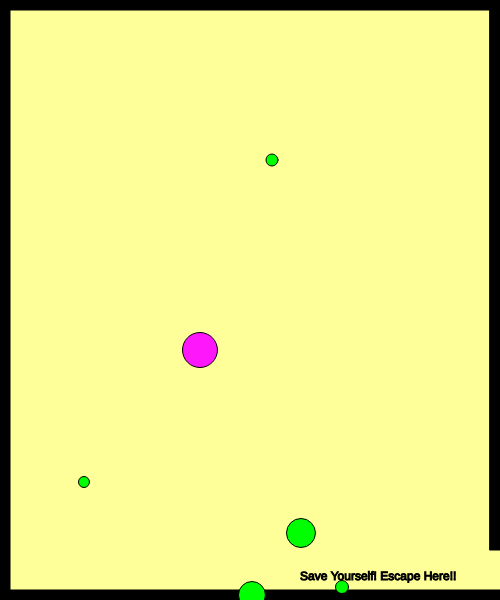
Frame 1 (no input)
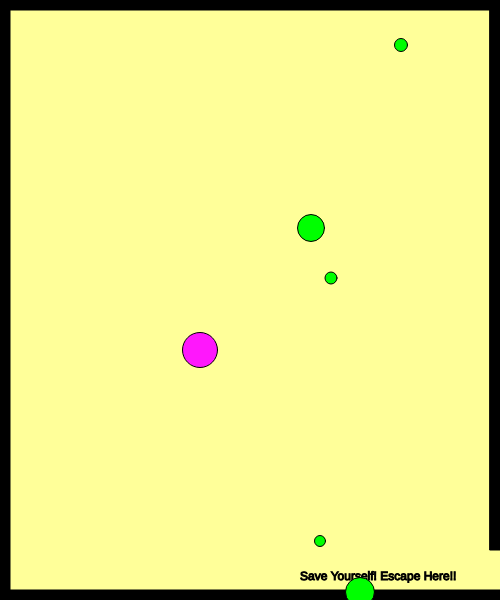
Frame 60 (no input)
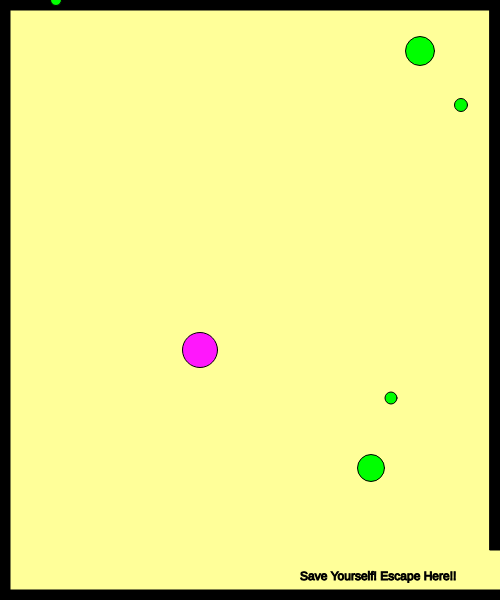
Frame 120 (the mouse pressed at the canvas centre since frame 60)

The p5.js sketch that drew these frames (run headless with seeded random() and noise() and a simulated clock; from frame 60 on, the mouse is pressed at the canvas centre):

// p5.js sketch
// ── sketch.js
// x and y for player
var playerX = 90;
var playerY = 90;

// Defining key codes
var w = 87;
var s = 83;
var a = 65;
var d = 68;

// x and y Array code for obstacles
var obstacleXs = [];
var obstacleYs = [];
var diameters = [];

var obstacleXSpeeds = [];
var obstacleYSpeeds = [];

// Control the number of obstacles
var numObstacles = 5;

function setup() {
    createCanvas(500, 600);
    createPlayer(200, 350);
    // Initialize obstacles directly
    for (var i = 0; i < numObstacles; i++) {
        obstacleXSpeeds[i] = Math.floor(Math.random() * (Math.floor(Math.random() * 5)) + 1);
        obstacleYSpeeds[i] = Math.floor(Math.random() * (Math.floor(Math.random() * 5)) + 1);
        obstacleXs[i] = getRandomNumber(500);
        obstacleYs[i] = getRandomNumber(600);
        diameters[i] = getRandomNumber(30);
    }
}

function draw() {
    background(255, 255, 153);
    stroke(0);
    fill(0);

    // call createBorders function
    createBorders(10);

    // Escape message
    textSize(12);
    text("Save Yourself! Escape Here!!", width - 200, height - 20);

    // call drawPlayer function
    drawPlayer();
    playerMovement();

    // call moveObstacles function
    moveObstacles();

    // call drawObstacles function
    drawObstacles();

    // check to see if the player has left the exit
    if (playerX > width && playerY > width - 50) {
        fill(0);
        stroke(5);
        textSize(26);
        text("You Win!", width / 2 - 50, height / 2 - 50);
    }
}

function playerMovement() {
    // W, S, A, and D key movements
    if (keyIsDown(w)) {
        playerY -= 10;
    }
    if (keyIsDown(s)) {
        playerY += 10;
    }
    if (keyIsDown(a)) {
        playerX -= 10;
    }
    if (keyIsDown(d)) {
        playerX += 10;
    }
}

function createPlayer(x, y) {
    playerX = x;
    playerY = y;
}

function drawPlayer() {
    fill(255, 23, 252);
    circle(playerX, playerY, 35);
}

function moveObstacles() {
    for (var i = 0; i < obstacleXs.length; i++) {
        obstacleXs[i] += obstacleXSpeeds[i];
        obstacleYs[i] += obstacleYSpeeds[i];
        handleObstacleBounds(i);
    }
}

function handleObstacleBounds(index) {
    if (obstacleXs[index] > width) {
        obstacleXs[index] = 0;
    }
    if (obstacleXs[index] < 0) {
        obstacleXs[index] = width;
    }
    if (obstacleYs[index] > height) {
        obstacleYs[index] = 0;
    }
    if (obstacleYs[index] < 0) {
        obstacleYs[index] = height;
    }
}

function drawObstacles() {
    for (var i = 0; i < obstacleXs.length; i++) {
        fill(0, 255, 0); // Green color for existing obstacles
        circle(obstacleXs[i], obstacleYs[i], diameters[i]);
    }
}

function createBorders(thickness) {
    // top border
    rect(0, 0, width, thickness);
    // left border
    rect(0, 0, thickness, height);
    // bottom border
    rect(0, height - thickness, width, thickness);
    // right upper border
    rect(width - thickness, 0, thickness, height - 50);
}

function mouseClicked() {
    // Add new obstacle at the mouse click position
    obstacleXs.push(mouseX);
    obstacleYs.push(mouseY);
    diameters.push(getRandomNumber(30));
    obstacleXSpeeds.push(randomSpeed());
    obstacleYSpeeds.push(randomSpeed());
}

function randomSpeed() {
    return Math.floor(Math.random() * (Math.floor(Math.random() * 5)) + 1);
}

function getRandomNumber(max) {
    return Math.floor(Math.random() * max);
}
